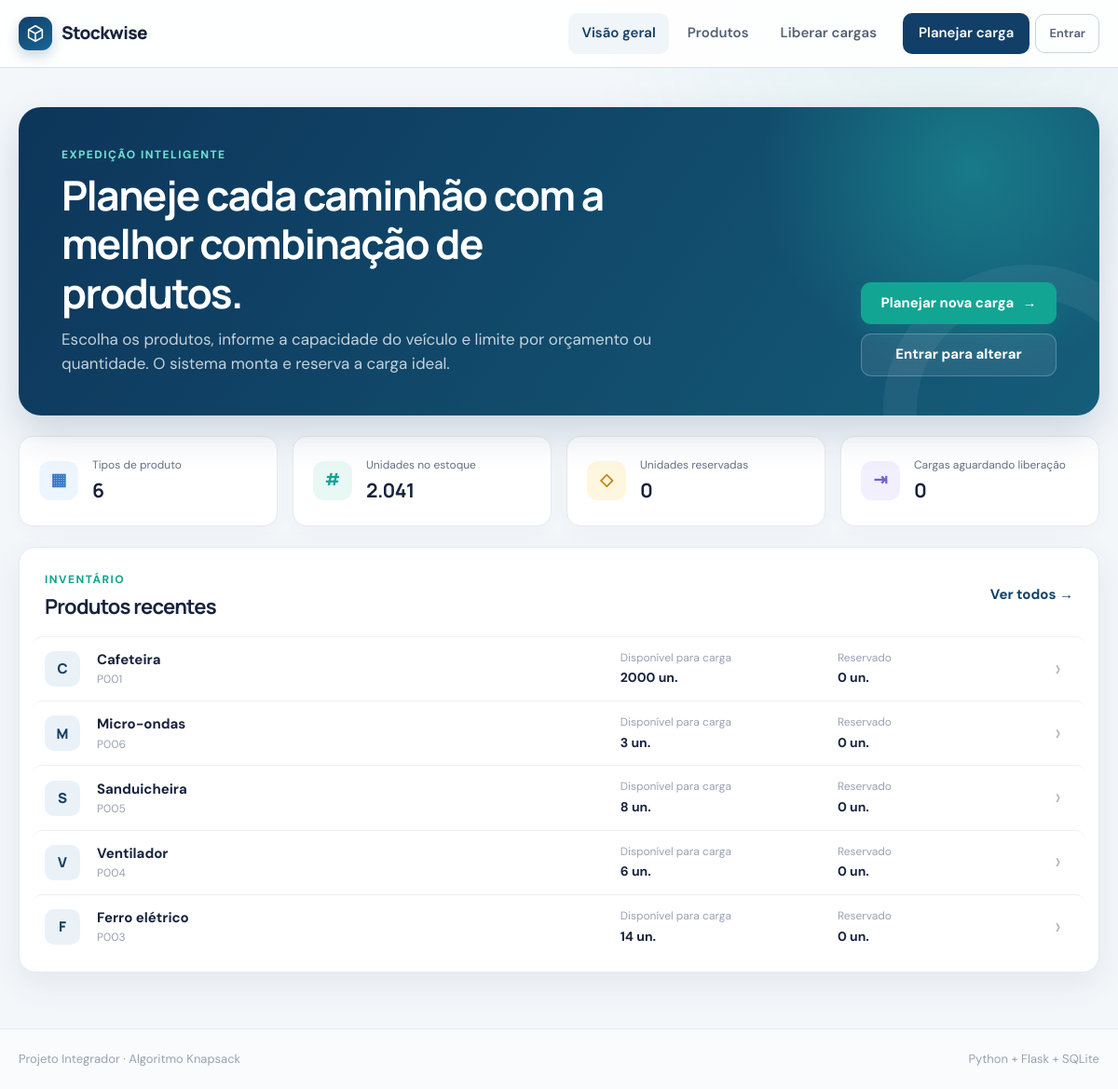
Before: / with the older database file.
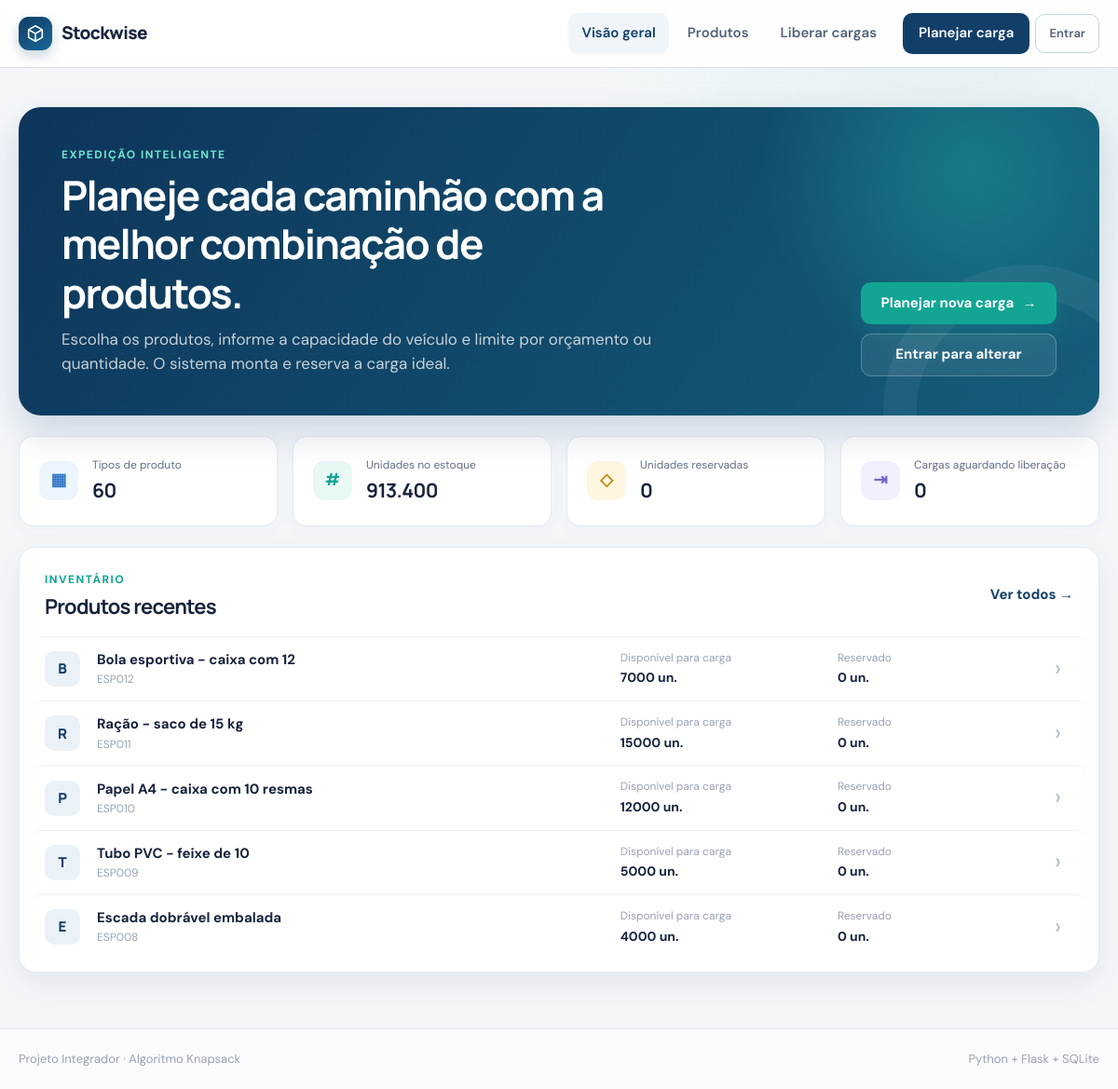
After: the same page with the newer database file.
### tables this page shows
CREATE TABLE products (
    id INTEGER PRIMARY KEY AUTOINCREMENT,
    code TEXT NOT NULL COLLATE NOCASE UNIQUE,
    name TEXT NOT NULL,
    weight_milli INTEGER NOT NULL CHECK (weight_milli > 0),
    cost_cents INTEGER NOT NULL CHECK (cost_cents >= 0),
    value_units INTEGER NOT NULL CHECK (value_units >= 0),
    quantity INTEGER NOT NULL CHECK (quantity >= 0),
    created_at TEXT NOT NULL DEFAULT CURRENT_TIMESTAMP,
    updated_at TEXT NOT NULL DEFAULT CURRENT_TIMESTAMP
, "length_centimeters" INTEGER NOT NULL DEFAULT 100, "width_centimeters" INTEGER NOT NULL DEFAULT 100, "height_centimeters" INTEGER NOT NULL DEFAULT 100);

### app.py (the view)
    @app.get("/")
    def index():
        database = get_db()
        loads_database = get_loads_db()
        summary = database.execute(
            """
            SELECT
                COUNT(*) AS product_types,
                COALESCE(SUM(quantity), 0) AS total_units,
                COALESCE(SUM(weight_milli * quantity), 0) AS total_weight,
                COALESCE(SUM(cost_cents * quantity), 0) AS total_cost
            FROM products
            """
        ).fetchone()
        load_summary = loads_database.execute(
            """
            SELECT
                COUNT(*) AS pending_loads,
                COALESCE(SUM(total_units), 0) AS reserved_units,
                COALESCE(SUM(total_weight_milli), 0) AS reserved_weight
            FROM loads
            """
        ).fetchone()
        recent_products = enrich_products_with_availability(database.execute(
            "SELECT * FROM products ORDER BY updated_at DESC, id DESC LIMIT 5"
        ).fetchall())
        return render_template(
            "index.html",
            summary=summary,
            load_summary=load_summary,
            recent_products=recent_products,
        )

### app.py (called while the page is built)
def get_db() -> sqlite3.Connection:
    if "db" not in g:
        g.db = sqlite3.connect(
            current_database_path(),
            detect_types=sqlite3.PARSE_DECLTYPES,
        )
        g.db.row_factory = sqlite3.Row
        g.db.execute("PRAGMA foreign_keys = ON")
    return g.db

def get_loads_db() -> sqlite3.Connection:
    if "loads_db" not in g:
        g.loads_db = sqlite3.connect(
            current_loads_database_path(),
            detect_types=sqlite3.PARSE_DECLTYPES,
        )
        g.loads_db.row_factory = sqlite3.Row
        g.loads_db.execute("PRAGMA foreign_keys = ON")
    return g.loads_db

def current_database_path() -> str:
    from flask import current_app
    return current_app.config["DATABASE"]

def current_loads_database_path() -> str:
    from flask import current_app
    return current_app.config["LOADS_DATABASE"]

def get_current_user() -> sqlite3.Row | None:
    if "current_user" not in g:
        user_id = session.get("user_id")
        if user_id is None:
            g.current_user = None
        else:
            g.current_user = get_db().execute(
                "SELECT id, username FROM users WHERE id = ?", (user_id,)
            ).fetchone()
            if g.current_user is None:
                session.pop("user_id", None)
    return g.current_user

def reserved_quantities() -> dict[int, int]:
    rows = get_loads_db().execute(
        """
        SELECT product_id, COALESCE(SUM(quantity), 0) AS reserved
        FROM load_items
        GROUP BY product_id
        """
    ).fetchall()
    return {int(row["product_id"]): int(row["reserved"]) for row in rows}

def enrich_products_with_availability(rows: Iterable[Any]) -> list[dict[str, Any]]:
    reservations = reserved_quantities()
    enriched = []
    for row in rows:
        product = dict(row)
        product["reserved"] = reservations.get(int(product["id"]), 0)
        product["available"] = max(
            0, int(product["quantity"]) - int(product["reserved"])
        )
        enriched.append(product)
    return enriched

def format_number_pt(value: int | float) -> str:
    return f"{value:,.0f}".replace(",", ".")

### templates/index.html (shortened to what this page needs)
{% extends "base.html" %}
{% block content %}
<section class="welcome-panel">
    <div>
        <span class="eyebrow">Expedição inteligente</span>
        <h1>Planeje cada caminhão com a melhor combinação de produtos.</h1>
        <p>Escolha os produtos, informe a capacidade do veículo e limite por orçamento ou quantidade. O sistema monta e reserva a carga ideal.</p>
    </div>
    <div class="welcome-actions">
        <a class="button button-primary" href="{{ url_for('load_plan') if current_user else url_for('login') }}">
            Planejar nova carga
            <span aria-hidden="true">→</span>
        </a>
        <a class="button button-secondary" href="{{ url_for('product_new') if current_user else url_for('login') }}">{{ 'Cadastrar produto' if current_user else 'Entrar para alterar' }}</a>
    </div>
</section>
<section class="stats-grid" aria-label="Resumo do estoque">
    <article class="stat-card">
        <span class="stat-icon icon-blue" aria-hidden="true">▦</span>
        <div><span class="stat-label">Tipos de produto</span><strong>{{ summary['product_types']|number_pt }}</strong></div>
    </article>
    <article class="stat-card">
        <span class="stat-icon icon-green" aria-hidden="true">#</span>
        <div><span class="stat-label">Unidades no estoque</span><strong>{{ summary['total_units']|number_pt }}</strong></div>
    </article>
    <article class="stat-card">
        <span class="stat-icon icon-amber" aria-hidden="true">◇</span>
        <div><span class="stat-label">Unidades reservadas</span><strong>{{ load_summary['reserved_units']|number_pt }}</strong></div>
    </article>
    <article class="stat-card">
        <span class="stat-icon icon-violet" aria-hidden="true">⇥</span>
        <div><span class="stat-label">Cargas aguardando liberação</span><strong>{{ load_summary['pending_loads']|number_pt }}</strong></div>
    </article>
</section>
<section class="panel">
    <div class="panel-heading">
        <div>
            <span class="eyebrow">Inventário</span>
            <h2>Produtos recentes</h2>
        </div>
        <a class="text-link" href="{{ url_for('products') }}">Ver todos <span aria-hidden="true">→</span></a>
    </div>
    {% if recent_products %}
        <div class="compact-list">
            {% for product in recent_products %}
                <a class="compact-row" href="{{ url_for('product_edit', product_id=product['id']) if current_user else url_for('products') }}">
                    <span class="product-avatar">{{ product['name'][0]|upper }}</span>
                    <span class="compact-main"><strong>{{ product['name'] }}</strong><small>{{ product['code'] }}</small></span>
                    <span class="compact-metric"><small>Disponível para carga</small><strong>{{ product['available'] }} un.</strong></span>
                    <span class="compact-metric"><small>Reservado</small><strong>{{ product['reserved'] }} un.</strong></span>
                    <span class="row-arrow" aria-hidden="true">›</span>
                </a>
            {% endfor %}
        </div>
    {% endif %}
</section>
{% endblock %}

### templates/base.html (shortened to what this page needs)
<!doctype html>
<html lang="pt-BR">
<head>
    <link rel="stylesheet" href="{{ url_for('static', filename='style.css') }}">
</head>
<body>
    <header class="site-header">
        <div class="shell nav-wrap">
            <a class="brand" href="{{ url_for('index') }}" aria-label="Stockwise — início">
                <span class="brand-mark" aria-hidden="true">
                    <svg viewBox="0 0 24 24"><path d="M4 7.5 12 3l8 4.5v9L12 21l-8-4.5v-9Z"/><path d="m4 7.5 8 4.5 8-4.5M12 12v9"/></svg>
                </span>
                <span>Stockwise</span>
            </a>
            <nav class="main-nav" aria-label="Navegação principal">
                <a class="{{ 'active' if request.endpoint == 'index' else '' }}" href="{{ url_for('index') }}">Visão geral</a>
                <a class="{{ 'active' if request.endpoint in ['products', 'product_new', 'product_edit'] else '' }}" href="{{ url_for('products') }}">Produtos</a>
                <a class="{{ 'active' if request.endpoint == 'loads' else '' }}" href="{{ url_for('loads') }}">Liberar cargas</a>
                <a class="nav-action {{ 'active' if request.endpoint == 'load_plan' else '' }}" href="{{ url_for('load_plan') }}">Planejar carga</a>
                {% if current_user %}
                    <span class="user-chip">{{ current_user['username'] }}</span>
                    <form class="logout-form" method="post" action="{{ url_for('logout') }}"><button class="nav-login-button" type="submit">Sair</button></form>
                {% else %}
                    <a class="nav-login-button" href="{{ url_for('login') }}">Entrar</a>
                {% endif %}
            </nav>
        </div>
    </header>
    <main class="shell page-content">
        {% block content %}{% endblock %}
    </main>
    <footer class="site-footer">
        <div class="shell footer-content">
            <span>Projeto Integrador · Algoritmo Knapsack</span>
            <span>Python + Flask + SQLite</span>
        </div>
    </footer>
</body>
</html>

Changed rows visible on the page:
removed products: name "C", name "Cafeteira", code "P001", available "2000", reserved "0"
removed products: name "M", name "Micro-ondas", code "P006", available "3", reserved "0"
removed products: name "S", name "Sanduicheira", code "P005", available "8", reserved "0"
removed products: name "V", name "Ventilador", code "P004", available "6", reserved "0"
removed products: name "F", name "Ferro elétrico", code "P003", available "14", reserved "0"
added products: name "B", name "Bola esportiva - caixa com 12", code "ESP012", available "7000", reserved "0"
added products: name "R", name "Ração - saco de 15 kg", code "ESP011", available "15000", reserved "0"
added products: name "P", name "Papel A4 - caixa com 10 resmas", code "ESP010", available "12000", reserved "0"
added products: name "T", name "Tubo PVC - feixe de 10", code "ESP009", available "5000", reserved "0"
added products: name "E", name "Escada dobrável embalada", code "ESP008", available "4000", reserved "0"
Other visible differences:
{{ summary['product_types']|number_pt }}: "6" → "60"
{{ summary['total_units']|number_pt }}: "2.041" → "913.400"
